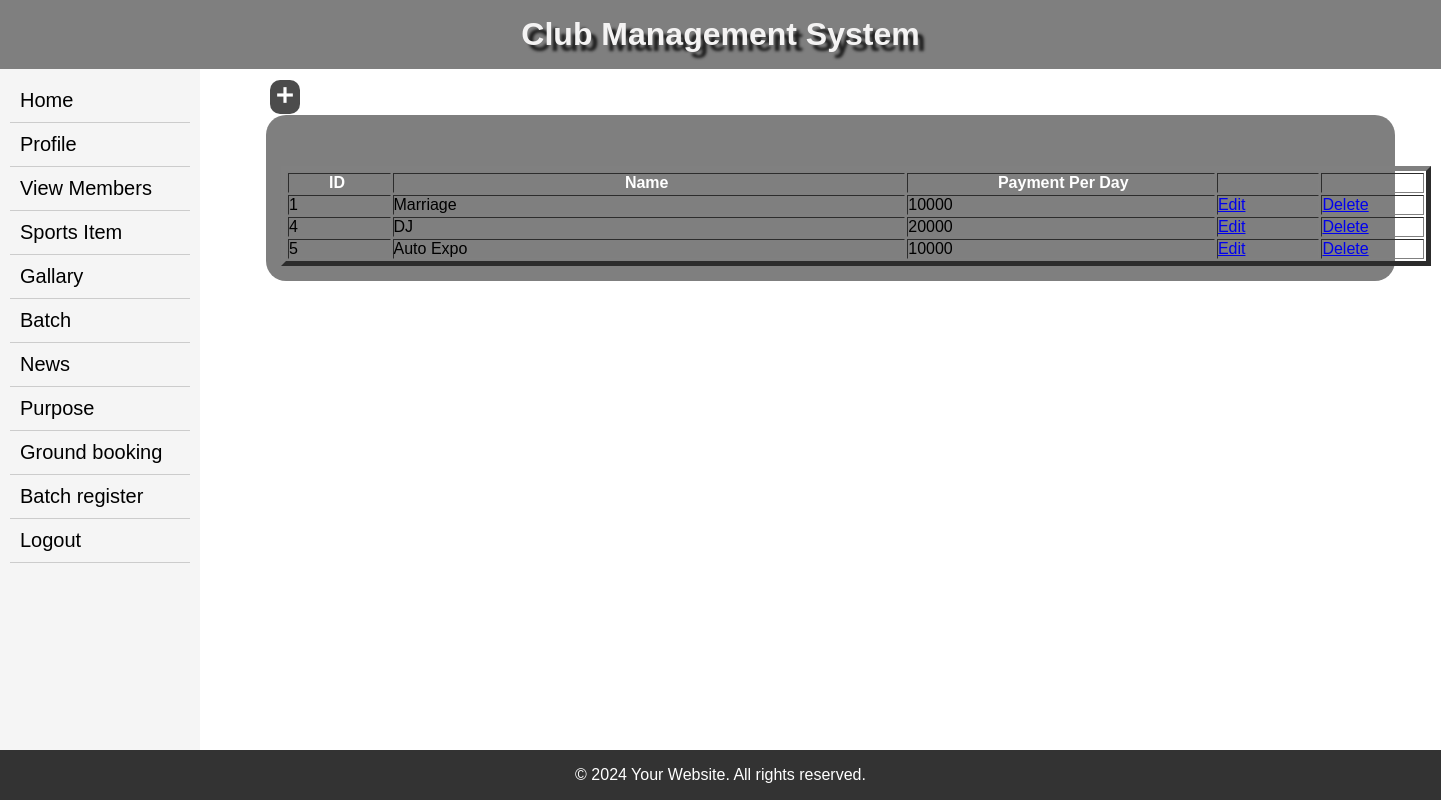
Screenshot of /adminviewbookingpurpose/ with the database file from the repository.
### myapp/models.py (models this page shows, shortened)
class purpose(models.Model):
    purposeid=models.AutoField(primary_key=True)
    purpose_name=models.CharField(max_length=50)
    payment_perday=models.IntegerField(max_length=50)

### myapp/views.py (the view)
# urls.py: path("adminviewbookingpurpose/", views.adminviewbookingpurpose, name='viewpurpose'),
def adminviewbookingpurpose(request):
    list=purpose.objects.all()
    return render(request,'adminviewpurose.html',{'list':list})

### templates/adminviewpurose.html (shortened to what this page needs)
{% extends 'admin_index.html' %}
{% block body %}
<body>
	<form method="post" action="">
      <a href="{% url 'addpurpose' %}" style="position: fixed; top:80px; left: 270px; color:#fff; background-color: rgba(0,0,0,0.7); padding:3px; border-radius:10px;"><span class="material-symbols-outlined">
</span></a><br><br>
		<table width="1150" height="100" border="5">
  <tbody>
    <tr>
      <th width="50" scope="col">ID&nbsp;</th>
      <th width="250" scope="col">Name&nbsp;</th>
      <th width="150" scope="col">&nbsp;Payment Per Day</th>
      <th width="50" scope="col">&nbsp;</th>
      <th width="50" scope="col">&nbsp;</th>
    </tr>
    {% for i in list %}
    <tr>
      <td>{{i.purposeid}}</td>
      <td>{{i.purpose_name}}</td>
      <td>{{i.payment_perday}}</td>
      <td><a href="{% url 'editpurpose' i.purposeid %}">Edit</a></td>
      <td><a href="{% url 'deletepurpose' i.purposeid %}">Delete</a></td>
    </tr>
  {% endfor %}
  </tbody>
</table>
	</form>
{% endblock %}

### templates/admin_index.html (style rules this page uses)
* { margin: 0; padding: 0; box-sizing: border-box; }
body { font-family: Arial, sans-serif; background-image: url(https://png.pngtree.com/background/20230512/original/pngtree-sport-background-picture-image_2502918.jpg); background-size: cover; background-repeat: no-repeat; }
th { color:#fff; }
.material-symbols-outlined { font-variation-settings: 'FILL' 8, 'wght' 900, 'GRAD' 0, 'opsz' 24 }

### rows the page displays
purpose: purposeid "1", purpose_name "Marriage", payment_perday "10000"
purpose: purposeid "4", purpose_name "DJ", payment_perday "20000"
purpose: purposeid "5", purpose_name "Auto Expo", payment_perday "10000"
